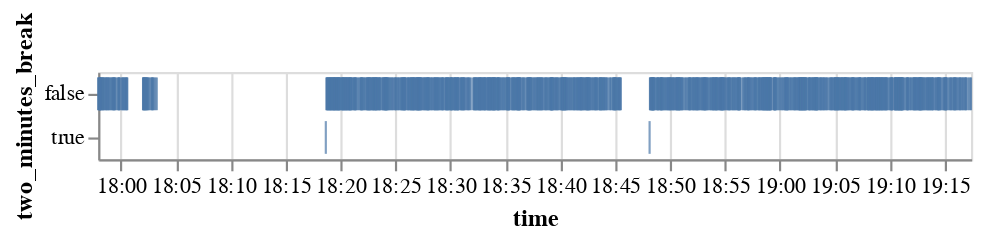

The notebook cell saved with this chart:
### Code cell
alt.Chart(gdf).mark_tick().encode(
        x=alt.X('time:T', axis=alt.Axis(format='%H:%M')),
        y='two_minutes_break',
)

### Figure 1 — Vega-Lite specification as saved in the notebook (floating-point values rounded to 4 significant figures; data arrays with more than 128 entries replaced by an {"elided": "..."} marker saying what was removed)
{"config": {"view": {"continuousWidth": 400, "continuousHeight": 300}}, "data": {"name": "data-27211487c418dd91186795aa33c188b5"}, "mark": "tick", "encoding": {"x": {"type": "temporal", "axis": {"format": "%H:%M"}, "field": "time"}, "y": {"type": "nominal", "field": "two_minutes_break"}}, "$schema": "https://vega.github.io/schema/vega-lite/v4.8.1.json", "datasets": {"data-27211487c418dd91186795aa33c188b5": {"elided": "1414 records"}}}
